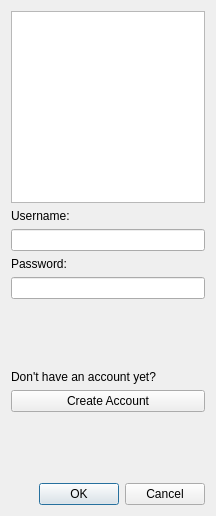
<?xml version="1.0" encoding="UTF-8"?>
<ui version="4.0">
 <class>LoginWindow</class>
 <widget class="QDialog" name="LoginWindow">
  <property name="geometry">
   <rect>
    <x>0</x>
    <y>0</y>
    <width>216</width>
    <height>516</height>
   </rect>
  </property>
  <property name="sizePolicy">
   <sizepolicy hsizetype="Fixed" vsizetype="Fixed">
    <horstretch>0</horstretch>
    <verstretch>0</verstretch>
   </sizepolicy>
  </property>
  <property name="windowTitle">
   <string>Dialog</string>
  </property>
  <layout class="QVBoxLayout" name="verticalLayout">
   <item>
    <widget class="QGraphicsView" name="graphicsView"/>
   </item>
   <item>
    <widget class="QLabel" name="LabelUsername">
     <property name="text">
      <string>Username:</string>
     </property>
    </widget>
   </item>
   <item>
    <widget class="QLineEdit" name="TextUsername"/>
   </item>
   <item>
    <widget class="QLabel" name="LabelPassword">
     <property name="text">
      <string>Password:</string>
     </property>
    </widget>
   </item>
   <item>
    <widget class="QLineEdit" name="TextPassword">
     <property name="sizePolicy">
      <sizepolicy hsizetype="Preferred" vsizetype="Preferred">
       <horstretch>0</horstretch>
       <verstretch>0</verstretch>
      </sizepolicy>
     </property>
     <property name="inputMask">
      <string/>
     </property>
     <property name="echoMode">
      <enum>QLineEdit::Password</enum>
     </property>
    </widget>
   </item>
   <item>
    <spacer name="verticalSpacer">
     <property name="orientation">
      <enum>Qt::Vertical</enum>
     </property>
     <property name="sizeHint" stdset="0">
      <size>
       <width>0</width>
       <height>0</height>
      </size>
     </property>
    </spacer>
   </item>
   <item>
    <widget class="QLabel" name="label">
     <property name="text">
      <string>Don't have an account yet?</string>
     </property>
    </widget>
   </item>
   <item>
    <widget class="QPushButton" name="pushButton">
     <property name="sizePolicy">
      <sizepolicy hsizetype="Preferred" vsizetype="Preferred">
       <horstretch>0</horstretch>
       <verstretch>0</verstretch>
      </sizepolicy>
     </property>
     <property name="text">
      <string>Create Account</string>
     </property>
    </widget>
   </item>
   <item>
    <spacer name="verticalSpacer_2">
     <property name="orientation">
      <enum>Qt::Vertical</enum>
     </property>
     <property name="sizeHint" stdset="0">
      <size>
       <width>0</width>
       <height>0</height>
      </size>
     </property>
    </spacer>
   </item>
   <item>
    <widget class="QDialogButtonBox" name="buttonBox">
     <property name="sizePolicy">
      <sizepolicy hsizetype="Preferred" vsizetype="Preferred">
       <horstretch>0</horstretch>
       <verstretch>0</verstretch>
      </sizepolicy>
     </property>
     <property name="orientation">
      <enum>Qt::Horizontal</enum>
     </property>
     <property name="standardButtons">
      <set>QDialogButtonBox::Cancel|QDialogButtonBox::Ok</set>
     </property>
    </widget>
   </item>
  </layout>
 </widget>
 <resources/>
 <connections>
  <connection>
   <sender>buttonBox</sender>
   <signal>accepted()</signal>
   <receiver>LoginWindow</receiver>
   <slot>accept()</slot>
   <hints>
    <hint type="sourcelabel">
     <x>248</x>
     <y>254</y>
    </hint>
    <hint type="destinationlabel">
     <x>157</x>
     <y>274</y>
    </hint>
   </hints>
  </connection>
  <connection>
   <sender>buttonBox</sender>
   <signal>rejected()</signal>
   <receiver>LoginWindow</receiver>
   <slot>reject()</slot>
   <hints>
    <hint type="sourcelabel">
     <x>316</x>
     <y>260</y>
    </hint>
    <hint type="destinationlabel">
     <x>286</x>
     <y>274</y>
    </hint>
   </hints>
  </connection>
 </connections>
</ui>
